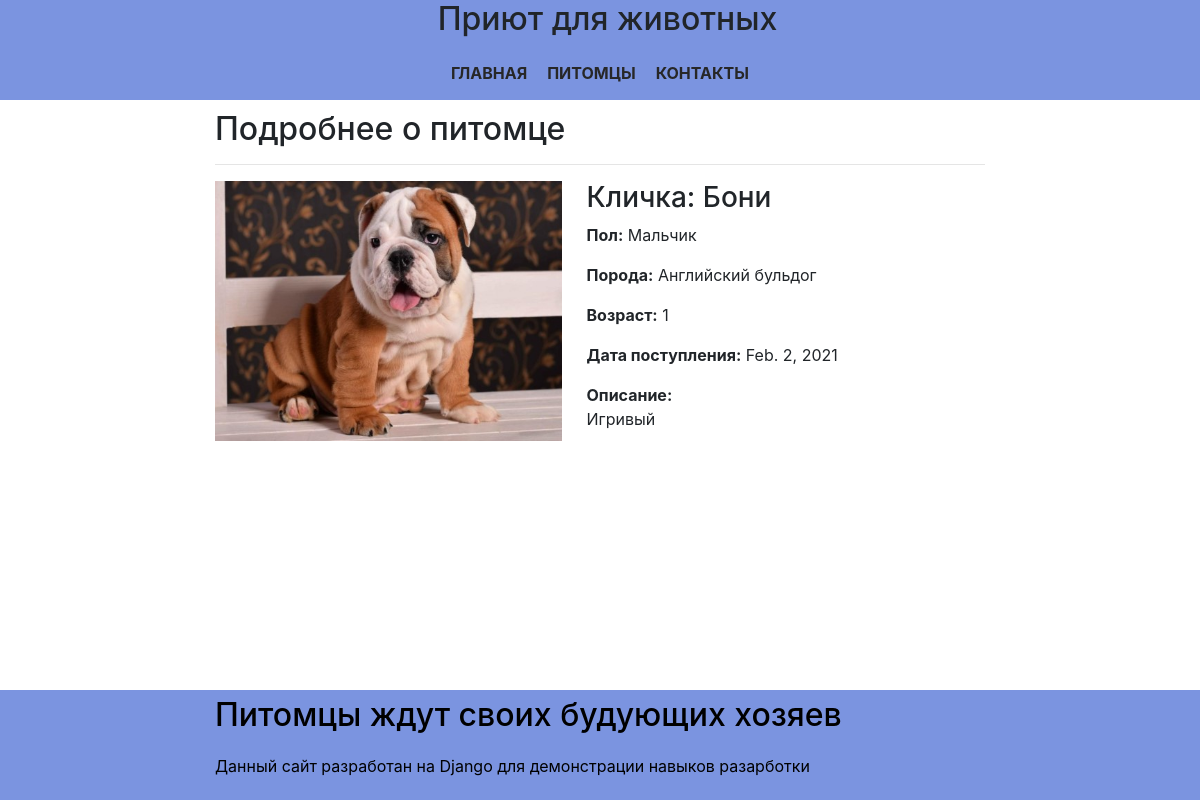
The page /animal/2/ on the database its author committed.
### animals/models.py (models this page shows)
class Animal(models.Model):
    ANIMAL_KIND_CHOICES = [
        ("CAT", "Кошка"),
        ("DOG", "Собака"),
    ]
    kind_animal = models.CharField(
        max_length=3,
        choices=ANIMAL_KIND_CHOICES,
        default="CAT",
        verbose_name="Разновидность животного",
    )
    name = models.CharField(max_length=100, verbose_name="Кличка")
    breed = models.CharField(blank=True, null=True, max_length=150, verbose_name="Порода")
    description = models.TextField(null='-', verbose_name="Описание")
    age = models.SmallIntegerField(blank=True, null=True, verbose_name="Возраст")
    receipt_date = models.DateField(verbose_name="Дата поступления")
    ANIMAL_GENDER_CHOICES = [
        ("Мальчик", "Мальчик"),
        ("Девочка", "Девочка"),
    ]
    gender = models.CharField(
        max_length=7,
        choices=ANIMAL_GENDER_CHOICES,
        default="Мальчик",
        verbose_name="Пол",
    )
    photo = models.ImageField(upload_to="animals_img", blank=True, null=True, verbose_name="Загрузить фото")
    class Meta:
        verbose_name = "Питомец"
        verbose_name_plural = "Питомцы"
    def image_img(self):
        if self.photo:
            from django.utils.safestring import mark_safe
            return mark_safe(u'<a href="{0}" target="_blank"><img src="{0}" width="75"/></a>'.format(self.photo.url))
        else:
            return "(Нет фотографии)"
    image_img.short_description = "Фото"
    image_img.allow_tags = True

### animals/views.py (the view)
# urls.py: path('animal/<int:pk>/', AnimalPageView.as_view()),
class AnimalPageView(DetailView):
    template_name = "animal.html"
    model = Animal
    context_object_name = "animal_data"

### animals/templates/animal.html
{% extends "base.html" %}
{% block extra_head %}
    {% load static %}
    <link rel="stylesheet" href="{% static "css/animal.css" %}">
{% endblock extra_head %}
{% block animal %}
    <div class="row">
        <div class="col-md-2">
        </div>
        <div class="col-md-8">
            <h2 class="page-title">Подробнее о питомце</h2>
            <hr>
            <div class="animal-block">
                <div class="animal-block-img">
                    <img src="{{animal_data.photo.url}}" alt="Фото питомца: {{ animal_data.name }}">
                </div>
                <div class="animal-block-info">
                    <h3>Кличка: {{ animal_data.name }}</h3>
                    <p><span class="title-strong">Пол:</span> {{ animal_data.gender }}</p>
                    {% if animal_data.breed %}
                        <p><span class="title-strong">Порода:</span> {{ animal_data.breed }}</p>
                    {% endif %}
                    {% if animal_data.age %}
                        <p><span class="title-strong">Возраст:</span> {{ animal_data.age }}</p>
                    {% endif %}
                    {% if animal_data.receipt_date %}
                        <p><span class="title-strong">Дата поступления:</span> {{ animal_data.receipt_date }}</p>
                    {% endif %}
                    <p><span class="title-strong">Описание:</span><br>{{ animal_data.description }}</p>
                </div>
            </div>
        </div>
        <div class="col-md-2">
        </div>
    </div>
{% endblock %}

### animals/static/css/style.css (style rules this page uses)
body { display: flex; min-height: 100vh; flex-direction: column; }

### animals/static/css/animal.css (style rules this page uses)
.animal-block { display: flex; justify-content: start; flex-wrap: wrap; }
.animal-block-img { max-width: 45%; }
.animal-block-img img { width: 100%; }
.animal-block-info { margin-left: 25px; max-width: 45%; }
.title-strong { font-weight: bold; }

### rows shown on the page
Animal: photo (picture), name "Бони", gender "Мальчик", breed "Английский бульдог", age "1", receipt_date "Feb. 2, 2021", description "Игривый"
